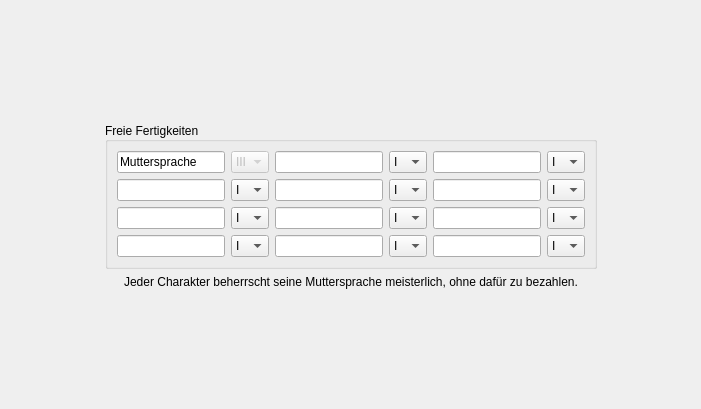
<?xml version="1.0" encoding="UTF-8"?>
<ui version="4.0">
 <class>Form</class>
 <widget class="QWidget" name="Form">
  <property name="geometry">
   <rect>
    <x>0</x>
    <y>0</y>
    <width>701</width>
    <height>409</height>
   </rect>
  </property>
  <property name="windowTitle">
   <string>Form</string>
  </property>
  <widget class="QWidget" name="gridLayoutWidget">
   <property name="geometry">
    <rect>
     <x>0</x>
     <y>0</y>
     <width>701</width>
     <height>411</height>
    </rect>
   </property>
   <layout class="QGridLayout" name="gridLayout">
    <item row="1" column="1">
     <widget class="QGroupBox" name="groupBox">
      <property name="title">
       <string>Freie Fertigkeiten</string>
      </property>
      <property name="alignment">
       <set>Qt::AlignLeading|Qt::AlignLeft|Qt::AlignVCenter</set>
      </property>
      <property name="flat">
       <bool>false</bool>
      </property>
      <layout class="QGridLayout" name="gridLayout_2">
       <item row="3" column="2">
        <layout class="QHBoxLayout" name="horizontalLayout_7">
         <item>
          <widget class="QLineEdit" name="editFF11"/>
         </item>
         <item>
          <widget class="QComboBox" name="comboFF11">
           <property name="maximumSize">
            <size>
             <width>38</width>
             <height>16777215</height>
            </size>
           </property>
           <property name="currentIndex">
            <number>0</number>
           </property>
           <item>
            <property name="text">
             <string>I</string>
            </property>
           </item>
           <item>
            <property name="text">
             <string>II</string>
            </property>
           </item>
           <item>
            <property name="text">
             <string>III</string>
            </property>
           </item>
          </widget>
         </item>
        </layout>
       </item>
       <item row="3" column="3">
        <layout class="QHBoxLayout" name="horizontalLayout_12">
         <item>
          <widget class="QLineEdit" name="editFF12"/>
         </item>
         <item>
          <widget class="QComboBox" name="comboFF12">
           <property name="maximumSize">
            <size>
             <width>38</width>
             <height>16777215</height>
            </size>
           </property>
           <property name="currentIndex">
            <number>0</number>
           </property>
           <item>
            <property name="text">
             <string>I</string>
            </property>
           </item>
           <item>
            <property name="text">
             <string>II</string>
            </property>
           </item>
           <item>
            <property name="text">
             <string>III</string>
            </property>
           </item>
          </widget>
         </item>
        </layout>
       </item>
       <item row="2" column="1">
        <layout class="QHBoxLayout" name="horizontalLayout">
         <item>
          <widget class="QLineEdit" name="editFF7"/>
         </item>
         <item>
          <widget class="QComboBox" name="comboFF7">
           <property name="maximumSize">
            <size>
             <width>38</width>
             <height>16777215</height>
            </size>
           </property>
           <property name="currentIndex">
            <number>0</number>
           </property>
           <item>
            <property name="text">
             <string>I</string>
            </property>
           </item>
           <item>
            <property name="text">
             <string>II</string>
            </property>
           </item>
           <item>
            <property name="text">
             <string>III</string>
            </property>
           </item>
          </widget>
         </item>
        </layout>
       </item>
       <item row="0" column="1">
        <layout class="QHBoxLayout" name="horizontalLayout_2">
         <item>
          <widget class="QLineEdit" name="editFF1">
           <property name="text">
            <string>Muttersprache</string>
           </property>
           <property name="readOnly">
            <bool>true</bool>
           </property>
          </widget>
         </item>
         <item>
          <widget class="QComboBox" name="comboFF1">
           <property name="enabled">
            <bool>false</bool>
           </property>
           <property name="maximumSize">
            <size>
             <width>38</width>
             <height>16777215</height>
            </size>
           </property>
           <property name="editable">
            <bool>false</bool>
           </property>
           <property name="currentIndex">
            <number>2</number>
           </property>
           <item>
            <property name="text">
             <string>I</string>
            </property>
           </item>
           <item>
            <property name="text">
             <string>II</string>
            </property>
           </item>
           <item>
            <property name="text">
             <string>III</string>
            </property>
           </item>
          </widget>
         </item>
        </layout>
       </item>
       <item row="1" column="2">
        <layout class="QHBoxLayout" name="horizontalLayout_5">
         <item>
          <widget class="QLineEdit" name="editFF5"/>
         </item>
         <item>
          <widget class="QComboBox" name="comboFF5">
           <property name="maximumSize">
            <size>
             <width>38</width>
             <height>16777215</height>
            </size>
           </property>
           <property name="currentIndex">
            <number>0</number>
           </property>
           <item>
            <property name="text">
             <string>I</string>
            </property>
           </item>
           <item>
            <property name="text">
             <string>II</string>
            </property>
           </item>
           <item>
            <property name="text">
             <string>III</string>
            </property>
           </item>
          </widget>
         </item>
        </layout>
       </item>
       <item row="2" column="2">
        <layout class="QHBoxLayout" name="horizontalLayout_10">
         <item>
          <widget class="QLineEdit" name="editFF8"/>
         </item>
         <item>
          <widget class="QComboBox" name="comboFF8">
           <property name="maximumSize">
            <size>
             <width>38</width>
             <height>16777215</height>
            </size>
           </property>
           <property name="currentIndex">
            <number>0</number>
           </property>
           <item>
            <property name="text">
             <string>I</string>
            </property>
           </item>
           <item>
            <property name="text">
             <string>II</string>
            </property>
           </item>
           <item>
            <property name="text">
             <string>III</string>
            </property>
           </item>
          </widget>
         </item>
        </layout>
       </item>
       <item row="1" column="3">
        <layout class="QHBoxLayout" name="horizontalLayout_8">
         <item>
          <widget class="QLineEdit" name="editFF6"/>
         </item>
         <item>
          <widget class="QComboBox" name="comboFF6">
           <property name="maximumSize">
            <size>
             <width>38</width>
             <height>16777215</height>
            </size>
           </property>
           <property name="currentIndex">
            <number>0</number>
           </property>
           <item>
            <property name="text">
             <string>I</string>
            </property>
           </item>
           <item>
            <property name="text">
             <string>II</string>
            </property>
           </item>
           <item>
            <property name="text">
             <string>III</string>
            </property>
           </item>
          </widget>
         </item>
        </layout>
       </item>
       <item row="0" column="2">
        <layout class="QHBoxLayout" name="horizontalLayout_3">
         <item>
          <widget class="QLineEdit" name="editFF2"/>
         </item>
         <item>
          <widget class="QComboBox" name="comboFF2">
           <property name="maximumSize">
            <size>
             <width>38</width>
             <height>16777215</height>
            </size>
           </property>
           <property name="currentIndex">
            <number>0</number>
           </property>
           <item>
            <property name="text">
             <string>I</string>
            </property>
           </item>
           <item>
            <property name="text">
             <string>II</string>
            </property>
           </item>
           <item>
            <property name="text">
             <string>III</string>
            </property>
           </item>
          </widget>
         </item>
        </layout>
       </item>
       <item row="2" column="3">
        <layout class="QHBoxLayout" name="horizontalLayout_11">
         <item>
          <widget class="QLineEdit" name="editFF9"/>
         </item>
         <item>
          <widget class="QComboBox" name="comboFF9">
           <property name="maximumSize">
            <size>
             <width>38</width>
             <height>16777215</height>
            </size>
           </property>
           <property name="currentIndex">
            <number>0</number>
           </property>
           <item>
            <property name="text">
             <string>I</string>
            </property>
           </item>
           <item>
            <property name="text">
             <string>II</string>
            </property>
           </item>
           <item>
            <property name="text">
             <string>III</string>
            </property>
           </item>
          </widget>
         </item>
        </layout>
       </item>
       <item row="1" column="1">
        <layout class="QHBoxLayout" name="horizontalLayout_4">
         <item>
          <widget class="QLineEdit" name="editFF4"/>
         </item>
         <item>
          <widget class="QComboBox" name="comboFF4">
           <property name="maximumSize">
            <size>
             <width>38</width>
             <height>16777215</height>
            </size>
           </property>
           <property name="currentIndex">
            <number>0</number>
           </property>
           <item>
            <property name="text">
             <string>I</string>
            </property>
           </item>
           <item>
            <property name="text">
             <string>II</string>
            </property>
           </item>
           <item>
            <property name="text">
             <string>III</string>
            </property>
           </item>
          </widget>
         </item>
        </layout>
       </item>
       <item row="0" column="3">
        <layout class="QHBoxLayout" name="horizontalLayout_6">
         <item>
          <widget class="QLineEdit" name="editFF3"/>
         </item>
         <item>
          <widget class="QComboBox" name="comboFF3">
           <property name="maximumSize">
            <size>
             <width>38</width>
             <height>16777215</height>
            </size>
           </property>
           <property name="currentIndex">
            <number>0</number>
           </property>
           <item>
            <property name="text">
             <string>I</string>
            </property>
           </item>
           <item>
            <property name="text">
             <string>II</string>
            </property>
           </item>
           <item>
            <property name="text">
             <string>III</string>
            </property>
           </item>
          </widget>
         </item>
        </layout>
       </item>
       <item row="3" column="1">
        <layout class="QHBoxLayout" name="horizontalLayout_9">
         <item>
          <widget class="QLineEdit" name="editFF10"/>
         </item>
         <item>
          <widget class="QComboBox" name="comboFF10">
           <property name="maximumSize">
            <size>
             <width>38</width>
             <height>16777215</height>
            </size>
           </property>
           <property name="currentIndex">
            <number>0</number>
           </property>
           <item>
            <property name="text">
             <string>I</string>
            </property>
           </item>
           <item>
            <property name="text">
             <string>II</string>
            </property>
           </item>
           <item>
            <property name="text">
             <string>III</string>
            </property>
           </item>
          </widget>
         </item>
        </layout>
       </item>
      </layout>
     </widget>
    </item>
    <item row="3" column="1">
     <spacer name="verticalSpacer_2">
      <property name="orientation">
       <enum>Qt::Vertical</enum>
      </property>
      <property name="sizeHint" stdset="0">
       <size>
        <width>20</width>
        <height>40</height>
       </size>
      </property>
     </spacer>
    </item>
    <item row="2" column="1">
     <widget class="QLabel" name="label">
      <property name="text">
       <string>Jeder Charakter beherrscht seine Muttersprache meisterlich, ohne dafür zu bezahlen.</string>
      </property>
      <property name="alignment">
       <set>Qt::AlignCenter</set>
      </property>
     </widget>
    </item>
    <item row="0" column="1">
     <spacer name="verticalSpacer">
      <property name="orientation">
       <enum>Qt::Vertical</enum>
      </property>
      <property name="sizeHint" stdset="0">
       <size>
        <width>20</width>
        <height>40</height>
       </size>
      </property>
     </spacer>
    </item>
    <item row="1" column="2">
     <spacer name="horizontalSpacer">
      <property name="orientation">
       <enum>Qt::Horizontal</enum>
      </property>
      <property name="sizeHint" stdset="0">
       <size>
        <width>40</width>
        <height>20</height>
       </size>
      </property>
     </spacer>
    </item>
    <item row="1" column="0">
     <spacer name="horizontalSpacer_2">
      <property name="orientation">
       <enum>Qt::Horizontal</enum>
      </property>
      <property name="sizeHint" stdset="0">
       <size>
        <width>40</width>
        <height>20</height>
       </size>
      </property>
     </spacer>
    </item>
   </layout>
  </widget>
 </widget>
 <tabstops>
  <tabstop>editFF1</tabstop>
  <tabstop>comboFF1</tabstop>
  <tabstop>editFF2</tabstop>
  <tabstop>comboFF2</tabstop>
  <tabstop>editFF3</tabstop>
  <tabstop>comboFF3</tabstop>
  <tabstop>editFF4</tabstop>
  <tabstop>comboFF4</tabstop>
  <tabstop>editFF5</tabstop>
  <tabstop>comboFF5</tabstop>
  <tabstop>editFF6</tabstop>
  <tabstop>comboFF6</tabstop>
  <tabstop>editFF7</tabstop>
  <tabstop>comboFF7</tabstop>
  <tabstop>editFF8</tabstop>
  <tabstop>comboFF8</tabstop>
  <tabstop>editFF9</tabstop>
  <tabstop>comboFF9</tabstop>
  <tabstop>editFF10</tabstop>
  <tabstop>comboFF10</tabstop>
  <tabstop>editFF11</tabstop>
  <tabstop>comboFF11</tabstop>
  <tabstop>editFF12</tabstop>
  <tabstop>comboFF12</tabstop>
 </tabstops>
 <resources/>
 <connections/>
</ui>
